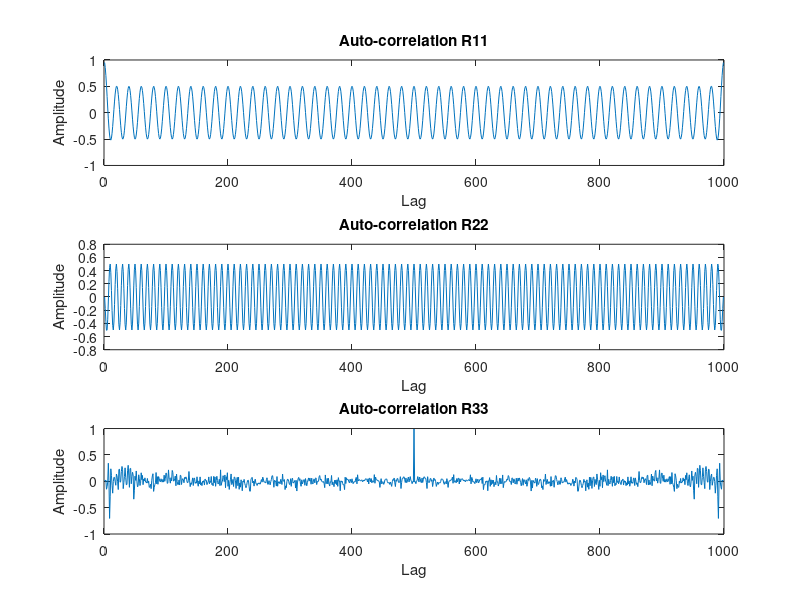
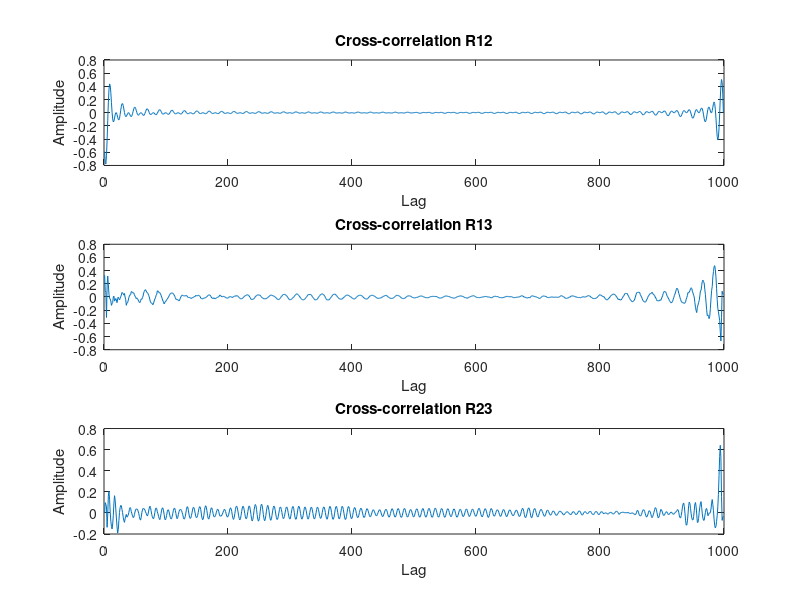

Here is the MATLAB script that generated these plots, in order:
% Parameter settings
N = 500; % Length of the signal
t = (0:N-1)'; % Time vector

% Signal generation
x1 = cos(2*pi*0.05*t); % Generate a periodic signal x1 with frequency 0.05 cycles/sample
x2 = sin(2*pi*0.10*t); % Generate a periodic signal x2 with frequency 0.10 cycles/sample
x3 = randn(N,1); % Generate a random noise signal x3

% Compute auto-correlation functions
R11 = xcorr(x1, x1, 'unbiased'); % Auto-correlation of signal x1, normalized to be unbiased
R22 = xcorr(x2, x2, 'unbiased'); % Auto-correlation of signal x2, normalized to be unbiased
R33 = xcorr(x3, x3, 'unbiased'); % Auto-correlation of signal x3, normalized to be unbiased

% Compute cross-correlation functions
R12 = xcorr(x1, x2, 'unbiased'); % Cross-correlation between signals x1 and x2, normalized to be unbiased
R13 = xcorr(x1, x3, 'unbiased'); % Cross-correlation between signals x1 and x3, normalized to be unbiased
R23 = xcorr(x2, x3, 'unbiased'); % Cross-correlation between signals x2 and x3, normalized to be unbiased

% Plot auto-correlation functions
figure;
subplot(3,1,1);
plot(R11);
title('Auto-correlation R11');
xlabel('Lag');
ylabel('Amplitude');

subplot(3,1,2);
plot(R22);
title('Auto-correlation R22');
xlabel('Lag');
ylabel('Amplitude');

subplot(3,1,3);
plot(R33);
title('Auto-correlation R33');
xlabel('Lag');
ylabel('Amplitude');

% Plot cross-correlation functions
figure;
subplot(3,1,1);
plot(R12);
title('Cross-correlation R12');
xlabel('Lag');
ylabel('Amplitude');

subplot(3,1,2);
plot(R13);
title('Cross-correlation R13');
xlabel('Lag');
ylabel('Amplitude');

subplot(3,1,3);
plot(R23);
title('Cross-correlation R23');
xlabel('Lag');
ylabel('Amplitude');

